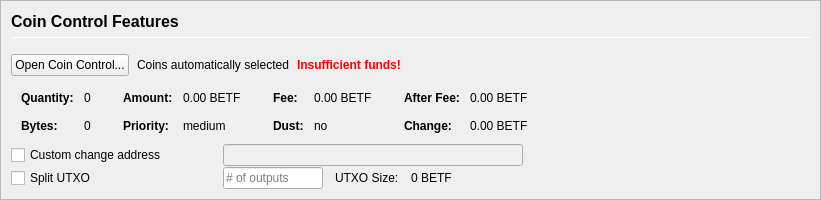
         <widget class="QFrame" name="frameCoinControl">
          <property name="sizePolicy">
           <sizepolicy hsizetype="Expanding" vsizetype="Expanding">
            <horstretch>0</horstretch>
            <verstretch>0</verstretch>
           </sizepolicy>
          </property>
          <property name="maximumSize">
           <size>
            <width>16777215</width>
            <height>16777215</height>
           </size>
          </property>
          <property name="frameShape">
           <enum>QFrame::StyledPanel</enum>
          </property>
          <property name="frameShadow">
           <enum>QFrame::Sunken</enum>
          </property>
          <layout class="QVBoxLayout" name="verticalLayoutCoinControl2">
           <property name="spacing">
            <number>0</number>
           </property>
           <property name="leftMargin">
            <number>0</number>
           </property>
           <property name="topMargin">
            <number>0</number>
           </property>
           <property name="rightMargin">
            <number>0</number>
           </property>
           <property name="bottomMargin">
            <number>0</number>
           </property>
           <item>
            <widget class="QFrame" name="frameCoinControl_BG">
             <layout class="QVBoxLayout" name="verticalLayoutCoinControl" stretch="0,0,0,0,0,0">
              <property name="spacing">
               <number>1</number>
              </property>
              <property name="leftMargin">
               <number>10</number>
              </property>
              <property name="topMargin">
               <number>10</number>
              </property>
              <item>
               <layout class="QHBoxLayout" name="horizontalLayoutCoinControl1">
                <property name="bottomMargin">
                 <number>15</number>
                </property>
                <item>
                 <layout class="QVBoxLayout" name="verticalLayout_3">
                  <property name="spacing">
                   <number>6</number>
                  </property>
                  <item>
                   <widget class="QLabel" name="labelCoinControlFeatures">
                    <property name="sizePolicy">
                     <sizepolicy hsizetype="Preferred" vsizetype="Maximum">
                      <horstretch>0</horstretch>
                      <verstretch>0</verstretch>
                     </sizepolicy>
                    </property>
                    <property name="minimumSize">
                     <size>
                      <width>0</width>
                      <height>20</height>
                     </size>
                    </property>
                    <property name="font">
                     <font>
                      <pointsize>12</pointsize>
                      <weight>75</weight>
                      <bold>true</bold>
                     </font>
                    </property>
                    <property name="styleSheet">
                     <string notr="true">font-weight:bold;</string>
                    </property>
                    <property name="text">
                     <string>Coin Control Features</string>
                    </property>
                   </widget>
                  </item>
                  <item>
                   <widget class="Line" name="line">
                    <property name="minimumSize">
                     <size>
                      <width>0</width>
                      <height>1</height>
                     </size>
                    </property>
                    <property name="maximumSize">
                     <size>
                      <width>16777215</width>
                      <height>1</height>
                     </size>
                    </property>
                    <property name="orientation">
                     <enum>Qt::Horizontal</enum>
                    </property>
                   </widget>
                  </item>
                 </layout>
                </item>
               </layout>
              </item>
              <item>
               <layout class="QHBoxLayout" name="horizontalLayoutCoinControl2" stretch="0,0,0,0">
                <property name="spacing">
                 <number>8</number>
                </property>
                <property name="bottomMargin">
                 <number>10</number>
                </property>
                <item>
                 <widget class="QPushButton" name="pushButtonCoinControl">
                  <property name="styleSheet">
                   <string notr="true"/>
                  </property>
                  <property name="text">
                   <string>Open Coin Control...</string>
                  </property>
                  <property name="autoDefault">
                   <bool>false</bool>
                  </property>
                 </widget>
                </item>
                <item>
                 <widget class="QLabel" name="labelCoinControlAutomaticallySelected">
                  <property name="text">
                   <string>Coins automatically selected</string>
                  </property>
                  <property name="margin">
                   <number>5</number>
                  </property>
                 </widget>
                </item>
                <item>
                 <widget class="QLabel" name="labelCoinControlInsuffFunds">
                  <property name="font">
                   <font>
                    <weight>75</weight>
                    <bold>true</bold>
                   </font>
                  </property>
                  <property name="styleSheet">
                   <string notr="true">color:red;font-weight:bold;</string>
                  </property>
                  <property name="text">
                   <string>Insufficient funds!</string>
                  </property>
                  <property name="margin">
                   <number>5</number>
                  </property>
                 </widget>
                </item>
                <item>
                 <spacer name="horizontalSpacerCoinControl">
                  <property name="orientation">
                   <enum>Qt::Horizontal</enum>
                  </property>
                  <property name="sizeHint" stdset="0">
                   <size>
                    <width>40</width>
                    <height>1</height>
                   </size>
                  </property>
                 </spacer>
                </item>
               </layout>
              </item>
              <item>
               <widget class="QWidget" name="widgetCoinControl" native="true">
                <property name="sizePolicy">
                 <sizepolicy hsizetype="Preferred" vsizetype="Preferred">
                  <horstretch>0</horstretch>
                  <verstretch>0</verstretch>
                 </sizepolicy>
                </property>
                <property name="minimumSize">
                 <size>
                  <width>0</width>
                  <height>0</height>
                 </size>
                </property>
                <property name="styleSheet">
                 <string notr="true"/>
                </property>
                <layout class="QHBoxLayout" name="horizontalLayoutCoinControl5">
                 <property name="leftMargin">
                  <number>0</number>
                 </property>
                 <property name="topMargin">
                  <number>0</number>
                 </property>
                 <property name="rightMargin">
                  <number>0</number>
                 </property>
                 <property name="bottomMargin">
                  <number>0</number>
                 </property>
                 <item>
                  <layout class="QHBoxLayout" name="horizontalLayoutCoinControl3" stretch="0,0,0,1">
                   <property name="spacing">
                    <number>20</number>
                   </property>
                   <property name="topMargin">
                    <number>0</number>
                   </property>
                   <property name="bottomMargin">
                    <number>10</number>
                   </property>
                   <item>
                    <layout class="QFormLayout" name="formLayoutCoinControl1">
                     <property name="horizontalSpacing">
                      <number>10</number>
                     </property>
                     <property name="verticalSpacing">
                      <number>14</number>
                     </property>
                     <property name="leftMargin">
                      <number>10</number>
                     </property>
                     <property name="topMargin">
                      <number>4</number>
                     </property>
                     <property name="rightMargin">
                      <number>6</number>
                     </property>
                     <item row="0" column="0">
                      <widget class="QLabel" name="labelCoinControlQuantityText">
                       <property name="font">
                        <font>
                         <weight>75</weight>
                         <bold>true</bold>
                        </font>
                       </property>
                       <property name="text">
                        <string>Quantity:</string>
                       </property>
                       <property name="margin">
                        <number>0</number>
                       </property>
                      </widget>
                     </item>
                     <item row="0" column="1">
                      <widget class="QLabel" name="labelCoinControlQuantity">
                       <property name="cursor">
                        <cursorShape>IBeamCursor</cursorShape>
                       </property>
                       <property name="contextMenuPolicy">
                        <enum>Qt::ActionsContextMenu</enum>
                       </property>
                       <property name="text">
                        <string notr="true">0</string>
                       </property>
                       <property name="margin">
                        <number>0</number>
                       </property>
                       <property name="textInteractionFlags">
                        <set>Qt::LinksAccessibleByMouse|Qt::TextSelectableByKeyboard|Qt::TextSelectableByMouse</set>
                       </property>
                      </widget>
                     </item>
                     <item row="1" column="0">
                      <widget class="QLabel" name="labelCoinControlBytesText">
                       <property name="font">
                        <font>
                         <weight>75</weight>
                         <bold>true</bold>
                        </font>
                       </property>
                       <property name="text">
                        <string>Bytes:</string>
                       </property>
                      </widget>
                     </item>
                     <item row="1" column="1">
                      <widget class="QLabel" name="labelCoinControlBytes">
                       <property name="cursor">
                        <cursorShape>IBeamCursor</cursorShape>
                       </property>
                       <property name="contextMenuPolicy">
                        <enum>Qt::ActionsContextMenu</enum>
                       </property>
                       <property name="text">
                        <string notr="true">0</string>
                       </property>
                       <property name="textInteractionFlags">
                        <set>Qt::LinksAccessibleByMouse|Qt::TextSelectableByKeyboard|Qt::TextSelectableByMouse</set>
                       </property>
                      </widget>
                     </item>
                    </layout>
                   </item>
                   <item>
                    <layout class="QFormLayout" name="formLayoutCoinControl2">
                     <property name="horizontalSpacing">
                      <number>10</number>
                     </property>
                     <property name="verticalSpacing">
                      <number>14</number>
                     </property>
                     <property name="leftMargin">
                      <number>6</number>
                     </property>
                     <property name="topMargin">
                      <number>4</number>
                     </property>
                     <property name="rightMargin">
                      <number>6</number>
                     </property>
                     <item row="0" column="0">
                      <widget class="QLabel" name="labelCoinControlAmountText">
                       <property name="font">
                        <font>
                         <weight>75</weight>
                         <bold>true</bold>
                        </font>
                       </property>
                       <property name="text">
                        <string>Amount:</string>
                       </property>
                       <property name="margin">
                        <number>0</number>
                       </property>
                      </widget>
                     </item>
                     <item row="0" column="1">
                      <widget class="QLabel" name="labelCoinControlAmount">
                       <property name="cursor">
                        <cursorShape>IBeamCursor</cursorShape>
                       </property>
                       <property name="contextMenuPolicy">
                        <enum>Qt::ActionsContextMenu</enum>
                       </property>
                       <property name="text">
                        <string notr="true">0.00 BETF</string>
                       </property>
                       <property name="textInteractionFlags">
                        <set>Qt::LinksAccessibleByMouse|Qt::TextSelectableByKeyboard|Qt::TextSelectableByMouse</set>
                       </property>
                      </widget>
                     </item>
                     <item row="1" column="0">
                      <widget class="QLabel" name="labelCoinControlPriorityText">
                       <property name="font">
                        <font>
                         <weight>75</weight>
                         <bold>true</bold>
                        </font>
                       </property>
                       <property name="text">
                        <string>Priority:</string>
                       </property>
                      </widget>
                     </item>
                     <item row="1" column="1">
                      <widget class="QLabel" name="labelCoinControlPriority">
                       <property name="cursor">
                        <cursorShape>IBeamCursor</cursorShape>
                       </property>
                       <property name="contextMenuPolicy">
                        <enum>Qt::ActionsContextMenu</enum>
                       </property>
                       <property name="text">
                        <string>medium</string>
                       </property>
                       <property name="textInteractionFlags">
                        <set>Qt::LinksAccessibleByMouse|Qt::TextSelectableByKeyboard|Qt::TextSelectableByMouse</set>
                       </property>
                      </widget>
                     </item>
                    </layout>
                   </item>
                   <item>
                    <layout class="QFormLayout" name="formLayoutCoinControl3">
                     <property name="horizontalSpacing">
                      <number>10</number>
                     </property>
                     <property name="verticalSpacing">
                      <number>14</number>
                     </property>
                     <property name="leftMargin">
                      <number>6</number>
                     </property>
                     <property name="topMargin">
                      <number>4</number>
                     </property>
                     <property name="rightMargin">
                      <number>6</number>
                     </property>
                     <item row="0" column="0">
                      <widget class="QLabel" name="labelCoinControlFeeText">
                       <property name="font">
                        <font>
                         <weight>75</weight>
                         <bold>true</bold>
                        </font>
                       </property>
                       <property name="text">
                        <string>Fee:</string>
                       </property>
                       <property name="margin">
                        <number>0</number>
                       </property>
                      </widget>
                     </item>
                     <item row="0" column="1">
                      <widget class="QLabel" name="labelCoinControlFee">
                       <property name="cursor">
                        <cursorShape>IBeamCursor</cursorShape>
                       </property>
                       <property name="contextMenuPolicy">
                        <enum>Qt::ActionsContextMenu</enum>
                       </property>
                       <property name="text">
                        <string notr="true">0.00 BETF</string>
                       </property>
                       <property name="textInteractionFlags">
                        <set>Qt::LinksAccessibleByMouse|Qt::TextSelectableByKeyboard|Qt::TextSelectableByMouse</set>
                       </property>
                      </widget>
                     </item>
                     <item row="1" column="0">
                      <widget class="QLabel" name="labelCoinControlLowOutputText">
                       <property name="font">
                        <font>
                         <weight>75</weight>
                         <bold>true</bold>
                        </font>
                       </property>
                       <property name="text">
                        <string>Dust:</string>
                       </property>
                      </widget>
                     </item>
                     <item row="1" column="1">
                      <widget class="QLabel" name="labelCoinControlLowOutput">
                       <property name="cursor">
                        <cursorShape>IBeamCursor</cursorShape>
                       </property>
                       <property name="contextMenuPolicy">
                        <enum>Qt::ActionsContextMenu</enum>
                       </property>
                       <property name="text">
                        <string>no</string>
                       </property>
                       <property name="textInteractionFlags">
                        <set>Qt::LinksAccessibleByMouse|Qt::TextSelectableByKeyboard|Qt::TextSelectableByMouse</set>
                       </property>
                      </widget>
                     </item>
                    </layout>
                   </item>
                   <item>
                    <layout class="QFormLayout" name="formLayoutCoinControl4">
                     <property name="horizontalSpacing">
                      <number>10</number>
                     </property>
                     <property name="verticalSpacing">
                      <number>14</number>
                     </property>
                     <property name="leftMargin">
                      <number>6</number>
                     </property>
                     <property name="topMargin">
                      <number>4</number>
                     </property>
                     <property name="rightMargin">
                      <number>6</number>
                     </property>
                     <item row="0" column="0">
                      <widget class="QLabel" name="labelCoinControlAfterFeeText">
                       <property name="font">
                        <font>
                         <weight>75</weight>
                         <bold>true</bold>
                        </font>
                       </property>
                       <property name="text">
                        <string>After Fee:</string>
                       </property>
                       <property name="margin">
                        <number>0</number>
                       </property>
                      </widget>
                     </item>
                     <item row="0" column="1">
                      <widget class="QLabel" name="labelCoinControlAfterFee">
                       <property name="cursor">
                        <cursorShape>IBeamCursor</cursorShape>
                       </property>
                       <property name="contextMenuPolicy">
                        <enum>Qt::ActionsContextMenu</enum>
                       </property>
                       <property name="text">
                        <string notr="true">0.00 BETF</string>
                       </property>
                       <property name="textInteractionFlags">
                        <set>Qt::LinksAccessibleByMouse|Qt::TextSelectableByKeyboard|Qt::TextSelectableByMouse</set>
                       </property>
                      </widget>
                     </item>
                     <item row="1" column="0">
                      <widget class="QLabel" name="labelCoinControlChangeText">
                       <property name="font">
                        <font>
                         <weight>75</weight>
                         <bold>true</bold>
                        </font>
                       </property>
                       <property name="text">
                        <string>Change:</string>
                       </property>
                      </widget>
                     </item>
                     <item row="1" column="1">
                      <widget class="QLabel" name="labelCoinControlChange">
                       <property name="cursor">
                        <cursorShape>IBeamCursor</cursorShape>
                       </property>
                       <property name="contextMenuPolicy">
                        <enum>Qt::ActionsContextMenu</enum>
                       </property>
                       <property name="text">
                        <string notr="true">0.00 BETF</string>
                       </property>
                       <property name="textInteractionFlags">
                        <set>Qt::LinksAccessibleByMouse|Qt::TextSelectableByKeyboard|Qt::TextSelectableByMouse</set>
                       </property>
                      </widget>
                     </item>
                    </layout>
                   </item>
                  </layout>
                 </item>
                </layout>
               </widget>
              </item>
              <item>
               <layout class="QHBoxLayout" name="horizontalLayoutCoinControl4">
                <property name="spacing">
                 <number>12</number>
                </property>
                <property name="sizeConstraint">
                 <enum>QLayout::SetDefaultConstraint</enum>
                </property>
                <property name="topMargin">
                 <number>0</number>
                </property>
                <property name="rightMargin">
                 <number>0</number>
                </property>
                <item>
                 <widget class="QCheckBox" name="checkBoxCoinControlChange">
                  <property name="sizePolicy">
                   <sizepolicy hsizetype="Preferred" vsizetype="Preferred">
                    <horstretch>0</horstretch>
                    <verstretch>0</verstretch>
                   </sizepolicy>
                  </property>
                  <property name="minimumSize">
                   <size>
                    <width>200</width>
                    <height>0</height>
                   </size>
                  </property>
                  <property name="maximumSize">
                   <size>
                    <width>200</width>
                    <height>16777215</height>
                   </size>
                  </property>
                  <property name="toolTip">
                   <string>If this is activated, but the change address is empty or invalid, change will be sent to a newly generated address.</string>
                  </property>
                  <property name="text">
                   <string>Custom change address</string>
                  </property>
                 </widget>
                </item>
                <item>
                 <widget class="QValidatedLineEdit" name="lineEditCoinControlChange">
                  <property name="enabled">
                   <bool>false</bool>
                  </property>
                  <property name="sizePolicy">
                   <sizepolicy hsizetype="Preferred" vsizetype="Preferred">
                    <horstretch>0</horstretch>
                    <verstretch>0</verstretch>
                   </sizepolicy>
                  </property>
                  <property name="minimumSize">
                   <size>
                    <width>300</width>
                    <height>0</height>
                   </size>
                  </property>
                 </widget>
                </item>
                <item>
                 <widget class="QLabel" name="labelCoinControlChangeLabel">
                  <property name="sizePolicy">
                   <sizepolicy hsizetype="Preferred" vsizetype="Preferred">
                    <horstretch>0</horstretch>
                    <verstretch>0</verstretch>
                   </sizepolicy>
                  </property>
                  <property name="minimumSize">
                   <size>
                    <width>100</width>
                    <height>0</height>
                   </size>
                  </property>
                  <property name="text">
                   <string/>
                  </property>
                  <property name="margin">
                   <number>3</number>
                  </property>
                 </widget>
                </item>
               </layout>
              </item>
              <item>
               <layout class="QHBoxLayout" name="horizontalLayoutCoinControl6">
                <property name="spacing">
                 <number>12</number>
                </property>
                <property name="rightMargin">
                 <number>0</number>
                </property>
                <item>
                 <widget class="QCheckBox" name="splitBlockCheckBox">
                  <property name="sizePolicy">
                   <sizepolicy hsizetype="Preferred" vsizetype="Preferred">
                    <horstretch>0</horstretch>
                    <verstretch>0</verstretch>
                   </sizepolicy>
                  </property>
                  <property name="minimumSize">
                   <size>
                    <width>200</width>
                    <height>0</height>
                   </size>
                  </property>
                  <property name="maximumSize">
                   <size>
                    <width>200</width>
                    <height>16777215</height>
                   </size>
                  </property>
                  <property name="text">
                   <string>Split UTXO</string>
                  </property>
                 </widget>
                </item>
                <item>
                 <widget class="QLineEdit" name="splitBlockLineEdit">
                  <property name="sizePolicy">
                   <sizepolicy hsizetype="Preferred" vsizetype="Preferred">
                    <horstretch>50</horstretch>
                    <verstretch>0</verstretch>
                   </sizepolicy>
                  </property>
                  <property name="minimumSize">
                   <size>
                    <width>100</width>
                    <height>0</height>
                   </size>
                  </property>
                  <property name="maximumSize">
                   <size>
                    <width>100</width>
                    <height>16777215</height>
                   </size>
                  </property>
                  <property name="placeholderText">
                   <string># of outputs</string>
                  </property>
                 </widget>
                </item>
                <item>
                 <widget class="QLabel" name="labelBlockSizeText">
                  <property name="text">
                   <string>UTXO Size:</string>
                  </property>
                 </widget>
                </item>
                <item>
                 <widget class="QLabel" name="labelBlockSize">
                  <property name="text">
                   <string>0 BETF</string>
                  </property>
                 </widget>
                </item>
                <item>
                 <spacer name="horizontalSpacer_7">
                  <property name="orientation">
                   <enum>Qt::Horizontal</enum>
                  </property>
                  <property name="sizeHint" stdset="0">
                   <size>
                    <width>40</width>
                    <height>20</height>
                   </size>
                  </property>
                 </spacer>
                </item>
               </layout>
              </item>
              <item>
               <spacer name="verticalSpacerCoinControl">
                <property name="orientation">
                 <enum>Qt::Vertical</enum>
                </property>
                <property name="sizeHint" stdset="0">
                 <size>
                  <width>800</width>
                  <height>1</height>
                 </size>
                </property>
               </spacer>
              </item>
             </layout>
            </widget>
           </item>
          </layout>
         </widget>
